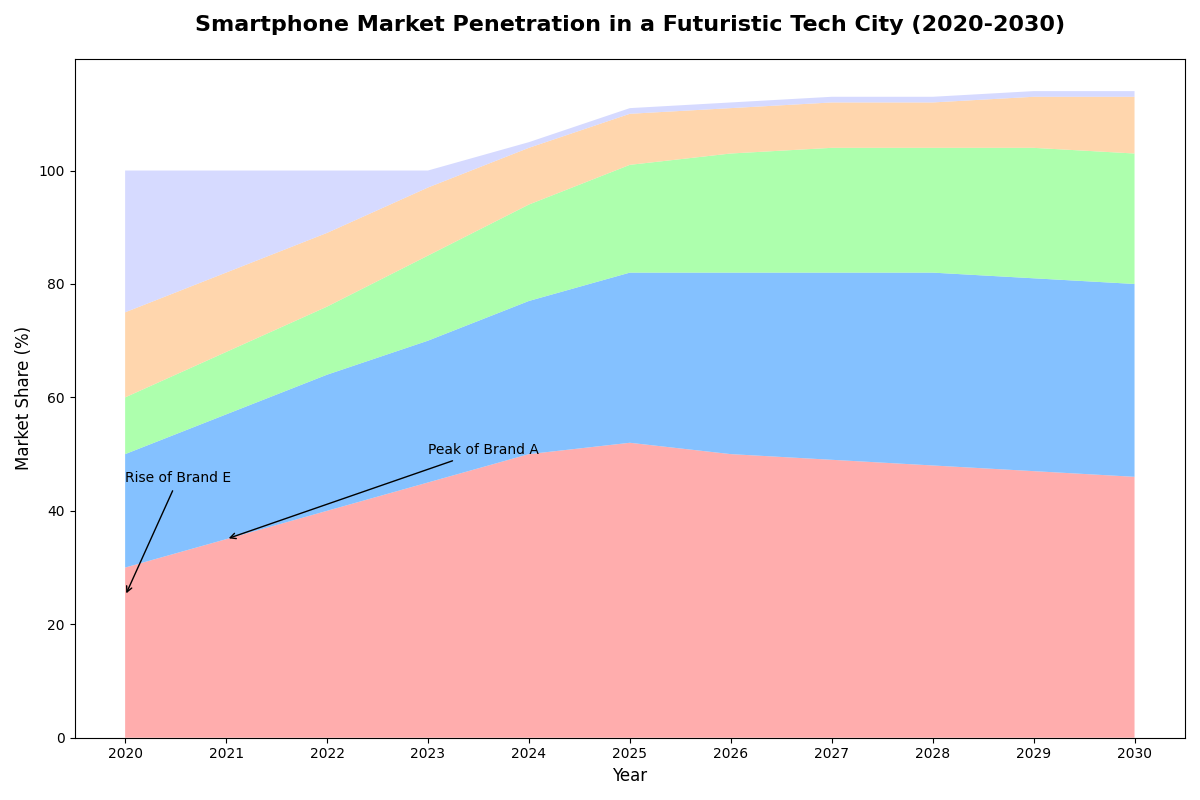

Write the Python code that produced this figure.
import numpy as np
import matplotlib.pyplot as plt

years = np.arange(2020, 2031)
brand_a = np.array([30, 35, 40, 45, 50, 52, 50, 49, 48, 47, 46])
brand_b = np.array([20, 22, 24, 25, 27, 30, 32, 33, 34, 34, 34])
brand_c = np.array([10, 11, 12, 15, 17, 19, 21, 22, 22, 23, 23])
brand_d = np.array([15, 14, 13, 12, 10, 9, 8, 8, 8, 9, 10])
brand_e = np.array([25, 18, 11, 3, 1, 1, 1, 1, 1, 1, 1])

data = np.vstack([brand_a, brand_b, brand_c, brand_d, brand_e])

fig, ax = plt.subplots(figsize=(12, 8))

ax.stackplot(years, data, colors=['#FF9999', '#66B2FF', '#99FF99', '#FFCC99', '#CCD1FF'], alpha=0.8)

ax.set_title('Smartphone Market Penetration in a Futuristic Tech City (2020-2030)', fontsize=16, fontweight='bold', pad=20)
ax.set_xlabel('Year', fontsize=12)
ax.set_ylabel('Market Share (%)', fontsize=12)
ax.set_xticks(years)
ax.set_xticklabels(years)

ax.annotate('Peak of Brand A', xy=(2021, 35), xytext=(2023, 50),
             arrowprops=dict(facecolor='black', arrowstyle='->'), fontsize=10, color='black')
ax.annotate('Rise of Brand E', xy=(2020, 25), xytext=(2020, 45),
             arrowprops=dict(facecolor='black', arrowstyle='->'), fontsize=10, color='black')

plt.tight_layout()
plt.show()
